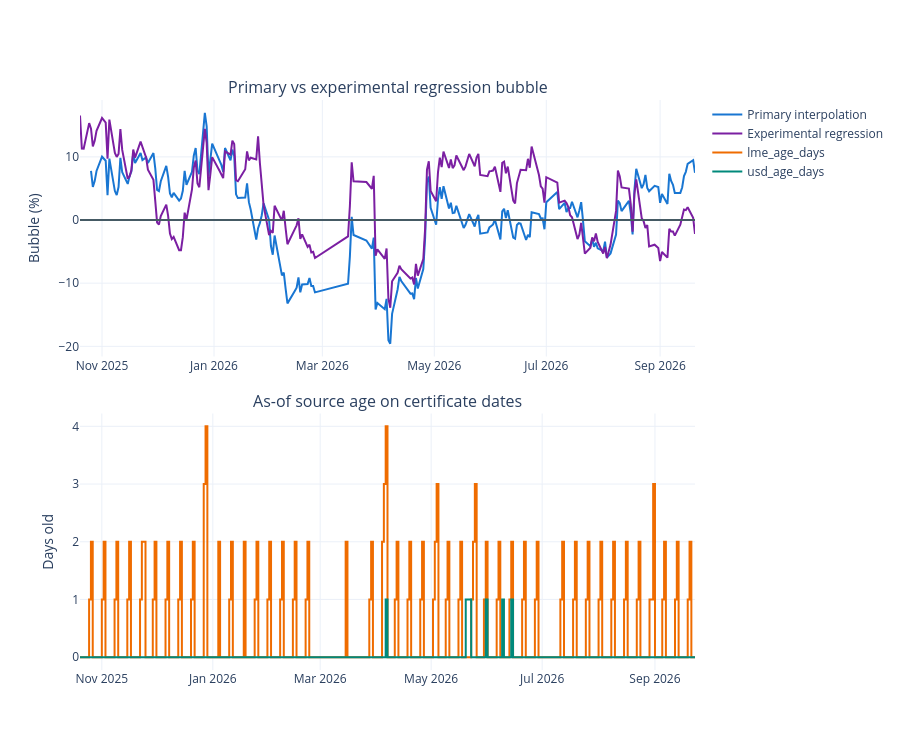

The code cell stored with this chart in its notebook:
### Markdown cell above
## Experimental method of regression and data age control
Regression is not a substitute for the original method. Model selection is done only with TimeSeriesSplit and the lowest out-of-sample RMSE.

### Code cell
display(regression_metrics.sort_values('timeseries_cv_rmse'))
age = certificate_direct[['date', 'lme_age_days', 'usd_age_days']].set_index('date')
fig = make_subplots(rows=2, cols=1, vertical_spacing=0.1,
    subplot_titles=('Primary vs experimental regression bubble',
                    'As-of source age on certificate dates'))
fig.add_trace(go.Scatter(x=primary['date'], y=primary['certificate_bubble_pct'],
    name='Primary interpolation', line_color='#1976D2'), row=1, col=1)
fig.add_trace(go.Scatter(x=regression['date'], y=regression['certificate_bubble_pct'],
    name='Experimental regression', line_color='#7B1FA2'), row=1, col=1)
fig.add_hline(y=0, line_color='#455A64', row=1, col=1)
for column, color in [('lme_age_days', '#EF6C00'), ('usd_age_days', '#00897B')]:
    fig.add_trace(go.Scatter(x=age.index, y=age[column], name=column,
        line_shape='hv', line_color=color), row=2, col=1)
fig.update_yaxes(title_text='Bubble (%)', row=1, col=1)
fig.update_yaxes(title_text='Days old', row=2, col=1)
fig.update_layout(height=750, template='plotly_white', hovermode='x unified')
fig.show()
display(age.describe().T)

### Figure 1 — Plotly figure (JSON) as saved in the notebook; plotly's stock layout.template omitted (floating-point values rounded to 4 significant figures; data arrays with more than 128 entries replaced by an {"elided": "..."} marker saying what was removed)
{"data": [{"line": {"color": "#1976D2"}, "name": "Primary interpolation", "type": "scatter", "x": {"elided": "206 str values"}, "xaxis": "x", "y": {"elided": "206 float values"}, "yaxis": "y"}, {"line": {"color": "#7B1FA2"}, "name": "Experimental regression", "type": "scatter", "x": {"elided": "210 str values"}, "xaxis": "x", "y": {"elided": "210 float values"}, "yaxis": "y"}, {"line": {"color": "#EF6C00", "shape": "hv"}, "name": "lme_age_days", "type": "scatter", "x": {"elided": "213 str values"}, "xaxis": "x2", "y": {"elided": "213 int values"}, "yaxis": "y2"}, {"line": {"color": "#00897B", "shape": "hv"}, "name": "usd_age_days", "type": "scatter", "x": {"elided": "213 str values"}, "xaxis": "x2", "y": {"elided": "213 int values"}, "yaxis": "y2"}], "layout": {"annotations": [{"font": {"size": 16}, "showarrow": false, "text": "Primary vs experimental regression bubble", "x": 0.5, "xanchor": "center", "xref": "paper", "y": 1, "yanchor": "bottom", "yref": "paper"}, {"font": {"size": 16}, "showarrow": false, "text": "As-of source age on certificate dates", "x": 0.5, "xanchor": "center", "xref": "paper", "y": 0.45, "yanchor": "bottom", "yref": "paper"}], "height": 750, "hovermode": "x unified", "shapes": [{"line": {"color": "#455A64"}, "type": "line", "x0": 0, "x1": 1, "xref": "x domain", "y0": 0, "y1": 0, "yref": "y"}], "xaxis": {"anchor": "y", "domain": [0, 1]}, "xaxis2": {"anchor": "y2", "domain": [0, 1]}, "yaxis": {"anchor": "x", "domain": [0.55, 1], "title": {"text": "Bubble (%)"}}, "yaxis2": {"anchor": "x2", "domain": [0, 0.45], "title": {"text": "Days old"}}}}
